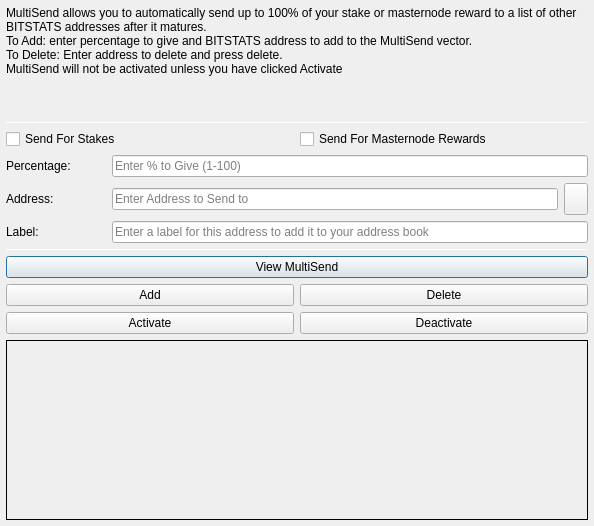
<?xml version="1.0" encoding="UTF-8"?>
<ui version="4.0">
 <class>MultiSendDialog</class>
 <widget class="QDialog" name="MultiSendDialog">
  <property name="windowModality">
   <enum>Qt::NonModal</enum>
  </property>
  <property name="geometry">
   <rect>
    <x>0</x>
    <y>0</y>
    <width>594</width>
    <height>526</height>
   </rect>
  </property>
  <property name="windowTitle">
   <string>MultiSend</string>
  </property>
  <layout class="QVBoxLayout" name="verticalLayout" stretch="0">
   <property name="margin">
    <number>6</number>
   </property>
   <item>
    <layout class="QVBoxLayout" name="verticalLayout_Main" stretch="1,1,1,0,1,1,1">
     <item>
      <widget class="QLabel" name="label_2">
       <property name="lineWidth">
        <number>1</number>
       </property>
       <property name="text">
        <string>MultiSend allows you to automatically send up to 100% of your stake or masternode reward to a list of other BITSTATS addresses after it matures.
To Add: enter percentage to give and BITSTATS address to add to the MultiSend vector.
To Delete: Enter address to delete and press delete.
MultiSend will not be activated unless you have clicked Activate</string>
       </property>
       <property name="alignment">
        <set>Qt::AlignLeading|Qt::AlignLeft|Qt::AlignTop</set>
       </property>
       <property name="wordWrap">
        <bool>true</bool>
       </property>
      </widget>
     </item>
     <item>
      <widget class="Line" name="line">
       <property name="minimumSize">
        <size>
         <width>0</width>
         <height>1</height>
        </size>
       </property>
       <property name="maximumSize">
        <size>
         <width>16777215</width>
         <height>1</height>
        </size>
       </property>
       <property name="orientation">
        <enum>Qt::Horizontal</enum>
       </property>
      </widget>
     </item>
     <item>
      <layout class="QVBoxLayout" name="verticalLayout_Settings">
       <item>
        <layout class="QHBoxLayout" name="horizontalLayout">
         <item>
          <widget class="QCheckBox" name="multiSendStakeCheckBox">
           <property name="text">
            <string>Send For Stakes</string>
           </property>
          </widget>
         </item>
         <item>
          <widget class="QCheckBox" name="multiSendMasternodeCheckBox">
           <property name="text">
            <string>Send For Masternode Rewards</string>
           </property>
          </widget>
         </item>
        </layout>
       </item>
       <item>
        <layout class="QHBoxLayout" name="horizontalLayout_6">
         <item>
          <widget class="QLabel" name="label">
           <property name="minimumSize">
            <size>
             <width>100</width>
             <height>0</height>
            </size>
           </property>
           <property name="toolTip">
            <string>Percentage of stake to send</string>
           </property>
           <property name="text">
            <string>Percentage:</string>
           </property>
          </widget>
         </item>
         <item>
          <widget class="QLineEdit" name="multiSendPercentEdit">
           <property name="toolTip">
            <string>Enter whole numbers 1 - 100</string>
           </property>
           <property name="placeholderText">
            <string>Enter % to Give (1-100)</string>
           </property>
          </widget>
         </item>
        </layout>
       </item>
       <item>
        <layout class="QHBoxLayout" name="horizontalLayout_7">
         <item>
          <widget class="QLabel" name="label_5">
           <property name="minimumSize">
            <size>
             <width>100</width>
             <height>0</height>
            </size>
           </property>
           <property name="toolTip">
            <string>Address to send portion of stake to</string>
           </property>
           <property name="text">
            <string>Address:</string>
           </property>
          </widget>
         </item>
         <item>
          <widget class="QLineEdit" name="multiSendAddressEdit">
           <property name="toolTip">
            <string/>
           </property>
           <property name="placeholderText">
            <string>Enter Address to Send to</string>
           </property>
          </widget>
         </item>
         <item>
          <widget class="QToolButton" name="addressBookButton">
           <property name="maximumSize">
            <size>
             <width>16777215</width>
             <height>32</height>
            </size>
           </property>
           <property name="toolTip">
            <string>Choose an address from the address book</string>
           </property>
           <property name="text">
            <string/>
           </property>
           <property name="icon">
            <iconset resource="../bitstats.qrc">
             <normaloff>:/icons/address-book</normaloff>:/icons/address-book</iconset>
           </property>
           <property name="shortcut">
            <string>Alt+A</string>
           </property>
          </widget>
         </item>
        </layout>
       </item>
      </layout>
     </item>
     <item>
      <layout class="QHBoxLayout" name="horizontalLayout_3">
       <item>
        <widget class="QLabel" name="label_3">
         <property name="minimumSize">
          <size>
           <width>100</width>
           <height>0</height>
          </size>
         </property>
         <property name="text">
          <string>Label:</string>
         </property>
        </widget>
       </item>
       <item>
        <widget class="QLineEdit" name="labelAddressLabelEdit">
         <property name="placeholderText">
          <string>Enter a label for this address to add it to your address book</string>
         </property>
        </widget>
       </item>
      </layout>
     </item>
     <item>
      <widget class="Line" name="line_2">
       <property name="minimumSize">
        <size>
         <width>0</width>
         <height>1</height>
        </size>
       </property>
       <property name="maximumSize">
        <size>
         <width>16777215</width>
         <height>1</height>
        </size>
       </property>
       <property name="orientation">
        <enum>Qt::Horizontal</enum>
       </property>
      </widget>
     </item>
     <item>
      <layout class="QVBoxLayout" name="verticalLayout_Buttons">
       <item>
        <layout class="QHBoxLayout" name="horizontalLayout_4">
         <item>
          <widget class="QPushButton" name="viewButton">
           <property name="toolTip">
            <string/>
           </property>
           <property name="statusTip">
            <string>View MultiSend Vector</string>
           </property>
           <property name="text">
            <string>View MultiSend</string>
           </property>
          </widget>
         </item>
        </layout>
       </item>
       <item>
        <layout class="QHBoxLayout" name="horizontalLayout_2">
         <item>
          <widget class="QPushButton" name="addButton">
           <property name="toolTip">
            <string/>
           </property>
           <property name="statusTip">
            <string>Add to MultiSend Vector</string>
           </property>
           <property name="text">
            <string>Add</string>
           </property>
          </widget>
         </item>
         <item>
          <widget class="QPushButton" name="deleteButton">
           <property name="toolTip">
            <string/>
           </property>
           <property name="statusTip">
            <string>Delete Address From MultiSend Vector</string>
           </property>
           <property name="text">
            <string>Delete</string>
           </property>
          </widget>
         </item>
        </layout>
       </item>
       <item>
        <layout class="QHBoxLayout" name="horizontalLayout_5">
         <item>
          <widget class="QPushButton" name="activateButton">
           <property name="statusTip">
            <string>Activate MultiSend</string>
           </property>
           <property name="text">
            <string>Activate</string>
           </property>
          </widget>
         </item>
         <item>
          <widget class="QPushButton" name="disableButton">
           <property name="statusTip">
            <string>Deactivate MultiSend</string>
           </property>
           <property name="text">
            <string>Deactivate</string>
           </property>
          </widget>
         </item>
        </layout>
       </item>
      </layout>
     </item>
     <item>
      <widget class="QLabel" name="message">
       <property name="minimumSize">
        <size>
         <width>0</width>
         <height>180</height>
        </size>
       </property>
       <property name="frameShape">
        <enum>QFrame::Panel</enum>
       </property>
       <property name="frameShadow">
        <enum>QFrame::Plain</enum>
       </property>
       <property name="lineWidth">
        <number>1</number>
       </property>
       <property name="midLineWidth">
        <number>1</number>
       </property>
       <property name="text">
        <string/>
       </property>
       <property name="alignment">
        <set>Qt::AlignLeading|Qt::AlignLeft|Qt::AlignTop</set>
       </property>
       <property name="wordWrap">
        <bool>true</bool>
       </property>
      </widget>
     </item>
    </layout>
   </item>
  </layout>
 </widget>
 <resources>
  <include location="../bitstats.qrc"/>
 </resources>
 <connections/>
</ui>
